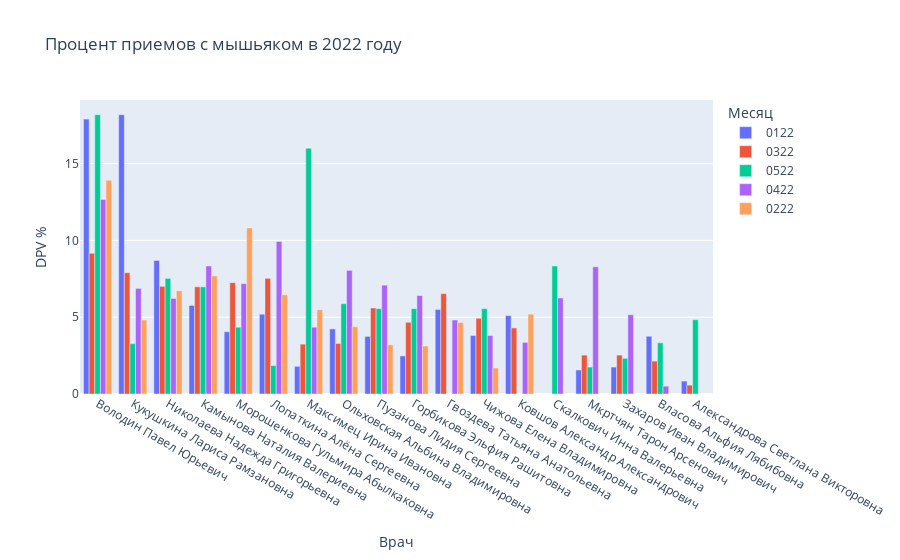

This figure's notebook cell:
### Code cell
# DPV по месяцу и врачу (цвет)

px.bar(df_result_by_month.query('DPV > 0'), 
       x='Врач',
       y='DPV %',
       color='Месяц',
       barmode='group',
       title=f"Процент приемов с мышьяком в {year} году").update_xaxes(categoryorder='total descending')

### Figure 1 — Plotly figure (JSON) as saved in the notebook; plotly's stock layout.template omitted (floating-point values rounded to 4 significant figures)
{"data": [{"alignmentgroup": "True", "hovertemplate": "Месяц=0122<br>Врач=%{x}<br>DPV %=%{y}<extra></extra>", "legendgroup": "0122", "marker": {"color": "#636efa", "pattern": {"shape": ""}}, "name": "0122", "offsetgroup": "0122", "orientation": "v", "showlegend": true, "textposition": "auto", "type": "bar", "x": ["Александрова Светлана Викторовна", "Власова Альфия Лябибовна", "Володин Павел Юрьевич", "Гвоздева Татьяна Анатольевна", "Горбикова Эльфия Рашитовна", "Захаров Иван Владимирович", "Камынова Наталия Валериевна", "Ковшов Александр Александрович", "Кукушкина Лариса Рамзановна", "Лопаткина Алёна Сергеевна", "Максимец Ирина Ивановна", "Мкртчян Тарон Арсенович", "Морошенкова Гульмира Абылкаковна", "Николаева Надежда Григорьевна", "Ольховская Альбина Владимировна", "Пузанова Лидия Сергеевна", "Чижова Елена Владимировна"], "xaxis": "x", "y": [0.8403, 3.759, 17.89, 5.505, 2.479, 1.754, 5.769, 5.102, 18.18, 5.195, 1.802, 1.562, 4.054, 8.696, 4.237, 3.75, 3.81], "yaxis": "y"}, {"alignmentgroup": "True", "hovertemplate": "Месяц=0322<br>Врач=%{x}<br>DPV %=%{y}<extra></extra>", "legendgroup": "0322", "marker": {"color": "#EF553B", "pattern": {"shape": ""}}, "name": "0322", "offsetgroup": "0322", "orientation": "v", "showlegend": true, "textposition": "auto", "type": "bar", "x": ["Александрова Светлана Викторовна", "Власова Альфия Лябибовна", "Володин Павел Юрьевич", "Гвоздева Татьяна Анатольевна", "Горбикова Эльфия Рашитовна", "Захаров Иван Владимирович", "Камынова Наталия Валериевна", "Ковшов Александр Александрович", "Кукушкина Лариса Рамзановна", "Лопаткина Алёна Сергеевна", "Максимец Ирина Ивановна", "Мкртчян Тарон Арсенович", "Морошенкова Гульмира Абылкаковна", "Николаева Надежда Григорьевна", "Ольховская Альбина Владимировна", "Пузанова Лидия Сергеевна", "Чижова Елена Владимировна"], "xaxis": "x", "y": [0.578, 2.143, 9.167, 6.536, 4.667, 2.532, 6.977, 4.301, 7.895, 7.527, 3.247, 2.532, 7.246, 7.009, 3.289, 5.6, 4.93], "yaxis": "y"}, {"alignmentgroup": "True", "hovertemplate": "Месяц=0522<br>Врач=%{x}<br>DPV %=%{y}<extra></extra>", "legendgroup": "0522", "marker": {"color": "#00cc96", "pattern": {"shape": ""}}, "name": "0522", "offsetgroup": "0522", "orientation": "v", "showlegend": true, "textposition": "auto", "type": "bar", "x": ["Александрова Светлана Викторовна", "Власова Альфия Лябибовна", "Володин Павел Юрьевич", "Горбикова Эльфия Рашитовна", "Захаров Иван Владимирович", "Камынова Наталия Валериевна", "Кукушкина Лариса Рамзановна", "Лопаткина Алёна Сергеевна", "Максимец Ирина Ивановна", "Мкртчян Тарон Арсенович", "Морошенкова Гульмира Абылкаковна", "Николаева Надежда Григорьевна", "Ольховская Альбина Владимировна", "Пузанова Лидия Сергеевна", "Скалкович Инна Валерьевна", "Чижова Елена Владимировна"], "xaxis": "x", "y": [4.839, 3.333, 18.18, 5.556, 2.326, 6.977, 3.279, 1.852, 16, 1.754, 4.348, 7.527, 5.882, 5.556, 8.333, 5.556], "yaxis": "y"}, {"alignmentgroup": "True", "hovertemplate": "Месяц=0422<br>Врач=%{x}<br>DPV %=%{y}<extra></extra>", "legendgroup": "0422", "marker": {"color": "#ab63fa", "pattern": {"shape": ""}}, "name": "0422", "offsetgroup": "0422", "orientation": "v", "showlegend": true, "textposition": "auto", "type": "bar", "x": ["Власова Альфия Лябибовна", "Володин Павел Юрьевич", "Гвоздева Татьяна Анатольевна", "Горбикова Эльфия Рашитовна", "Захаров Иван Владимирович", "Камынова Наталия Валериевна", "Ковшов Александр Александрович", "Кукушкина Лариса Рамзановна", "Лопаткина Алёна Сергеевна", "Максимец Ирина Ивановна", "Мкртчян Тарон Арсенович", "Морошенкова Гульмира Абылкаковна", "Николаева Надежда Григорьевна", "Ольховская Альбина Владимировна", "Пузанова Лидия Сергеевна", "Скалкович Инна Валерьевна", "Чижова Елена Владимировна"], "xaxis": "x", "y": [0.5076, 12.67, 4.819, 6.41, 5.161, 8.333, 3.361, 6.875, 9.934, 4.348, 8.28, 7.186, 6.222, 8.046, 7.087, 6.25, 3.81], "yaxis": "y"}, {"alignmentgroup": "True", "hovertemplate": "Месяц=0222<br>Врач=%{x}<br>DPV %=%{y}<extra></extra>", "legendgroup": "0222", "marker": {"color": "#FFA15A", "pattern": {"shape": ""}}, "name": "0222", "offsetgroup": "0222", "orientation": "v", "showlegend": true, "textposition": "auto", "type": "bar", "x": ["Володин Павел Юрьевич", "Гвоздева Татьяна Анатольевна", "Горбикова Эльфия Рашитовна", "Камынова Наталия Валериевна", "Ковшов Александр Александрович", "Кукушкина Лариса Рамзановна", "Лопаткина Алёна Сергеевна", "Максимец Ирина Ивановна", "Морошенкова Гульмира Абылкаковна", "Николаева Надежда Григорьевна", "Ольховская Альбина Владимировна", "Пузанова Лидия Сергеевна", "Чижова Елена Владимировна"], "xaxis": "x", "y": [13.91, 4.651, 3.125, 7.692, 5.195, 4.819, 6.452, 5.479, 10.81, 6.711, 4.38, 3.2, 1.695], "yaxis": "y"}], "layout": {"barmode": "group", "legend": {"title": {"text": "Месяц"}, "tracegroupgap": 0}, "title": {"text": "Процент приемов с мышьяком в 2022 году"}, "xaxis": {"anchor": "y", "categoryorder": "total descending", "domain": [0, 1], "title": {"text": "Врач"}}, "yaxis": {"anchor": "x", "domain": [0, 1], "title": {"text": "DPV %"}}}}
